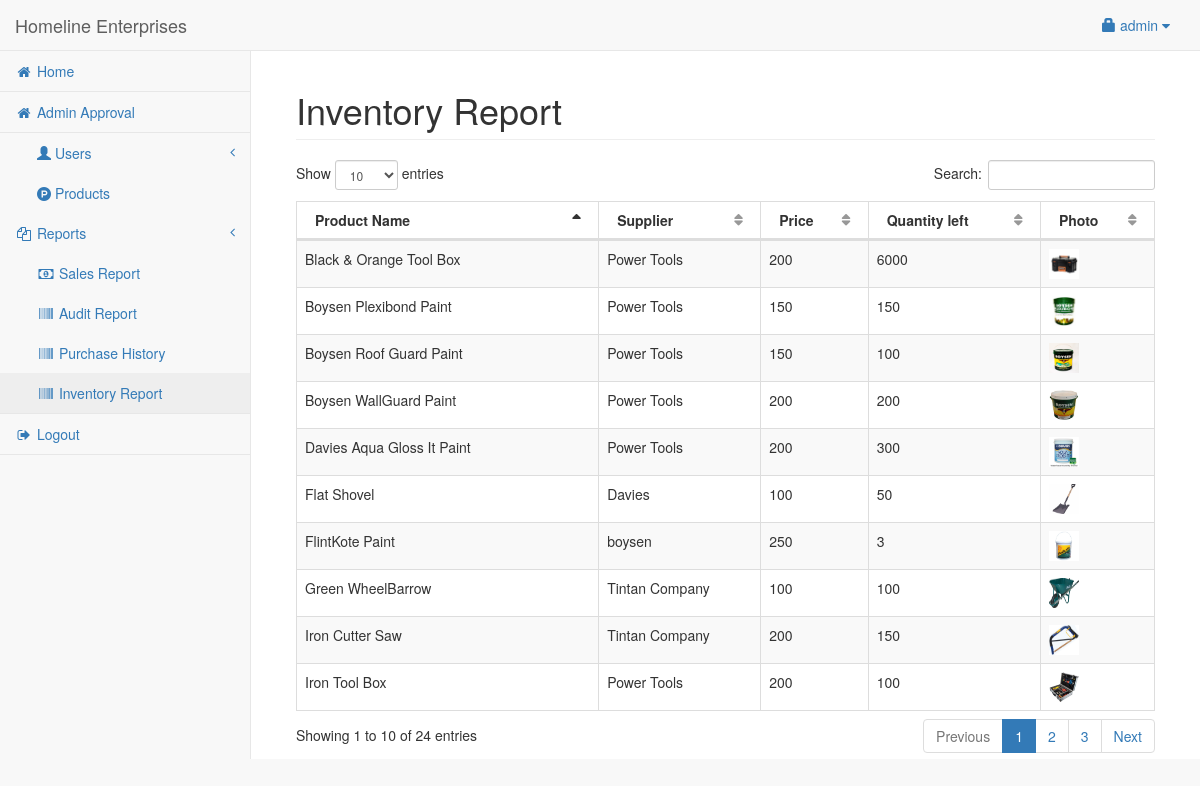
The page /admin/inventory.php (signed in) on the database its author committed.
### tables this page shows
CREATE TABLE `admin_detail` (
  `adminid` int(11) NOT NULL,
  `username` varchar(50) NOT NULL,
  `password` varchar(50) NOT NULL,
  `access` int(1) NOT NULL
);

CREATE TABLE `product` (
  `productid` int(11) NOT NULL,
  `categoryid` int(11) NOT NULL,
  `product_name` varchar(150) NOT NULL,
  `product_price` double NOT NULL,
  `product_qty` double NOT NULL,
  `old_value` double NOT NULL,
  `photo` varchar(200) NOT NULL,
  `supplierid` int(11) NOT NULL
);

CREATE TABLE `supplier` (
  `supplierid` int(11) NOT NULL,
  `company_name` varchar(50) NOT NULL,
  `company_address` varchar(150) NOT NULL,
  `contact` varchar(50) NOT NULL
);

### admin/session.php (called while the page is built, shortened)
<?php
	include('../conn.php');
	$sq=mysqli_query($conn,"select * from `admin_detail` where adminid='".$_SESSION['adminid']."'");
	$srow=mysqli_fetch_array($sq);
	$admin =$srow['username'];
?>

### admin/inventory.php (the view, shortened to what this page needs)
<?php include('session.php'); ?>
<?php include('header.php'); ?>
<body>
<div id="wrapper">
<?php include('navbar.php'); ?>
<div style="height:50px;"></div>
<div id="page-wrapper">
<div class="container-fluid">
	<div class="row">
        <div class="col-lg-12">
            <h1 class="page-header">Inventory Report
			</h1>
        </div>
    </div>
    <div class="row">
        <div class="col-lg-12">
            <table width="100%" class="table table-striped table-bordered table-hover" id="prodTable">
                <thead>
                    <tr>
                        <th>Product Name</th>
						<th>Supplier</th>
                        <th>Price</th>
						<th>Quantity left</th>
						<th>Photo</th>
                    </tr>
                </thead>
                <tbody>
				<?php
					$pq=mysqli_query($conn,"select * from product left join category on category.categoryid=product.categoryid left join supplier on supplier.supplierid=product.supplierid");
					while($pqrow=mysqli_fetch_array($pq)){
					?>
						<tr>
							<td><?php echo $pqrow['product_name']; ?></td>
							<td><?php echo $pqrow['company_name']; ?></td>
							<td><?php echo $pqrow['product_price']; ?></td>
							<td><?php echo $pqrow['product_qty']; ?></td>
							<td><img src="../<?php if(empty($pqrow['photo'])){echo "upload/noimage.jpg";}else{echo $pqrow['photo'];} ?>" height="30px" width="30px;"></td>
						</tr>
					<?php
					}
				?>
                </tbody>
            </table>
        </div>
    </div>
</div>
</div>
</div>
</body>
</html>

### admin/navbar.php (shortened to what this page needs)
    <nav class="navbar navbar-default navbar-fixed-top" role="navigation" style="margin-bottom: 0">
        <div class="navbar-header">
<a class="navbar-brand" href="#">Homeline Enterprises</a>
        </div>
        <ul class="nav navbar-top-links navbar-right">
            <li class="dropdown">
                <a class="dropdown-toggle" data-toggle="dropdown" href="#">
		<span class="glyphicon glyphicon-lock"></span> <?php echo $admin; ?> <i class="fa fa-caret-down"></i>
                </a>
            </li>
        </ul>
        <div class="navbar-default sidebar" role="navigation">
            <div class="sidebar-nav navbar-collapse">
                <ul class="nav" id="side-menu">
                    <li>
                        <a href="index.php"><i class="fa fa-home fa-fw"></i> Home</a>
                    </li>
                    <li>
                        <a href="admin_side.php"><i class="fa fa-home fa-fw"></i> Admin Approval</a>
                    </li>
                        <ul class="nav nav-second-level">
                            <li>
                                <a href="#"><span class="glyphicon glyphicon-user"></span> Users <span class="fa arrow"></span></a>
                            </li>
                            <li>
                                <a href="product.php"> <i class="fa fa-product-hunt"></i> Products</a>
                            </li>
                        </ul>
		<li>
                        <a href="#"><i class="fa fa-copy fa-fw"></i> Reports<span class="fa arrow"></span></a>
                        <ul class="nav nav-second-level">
                            <li>
                                <a href="sales.php"><i class="fa fa-money fa-fw"></i> Sales Report</a>
                            </li>
                            <li>
                                <a href="audit.php"><i class="fa fa-barcode fa-fw"></i> Audit Report</a>
                            </li>
                            <li>
                                <a href="purchase.php"><i class="fa fa-barcode fa-fw"></i> Purchase History</a>
                            </li>
                            <li>
                                <a href="inventory.php"><i class="fa fa-barcode fa-fw"></i> Inventory Report</a>
                            </li>
                        </ul>
                    </li>
		<li><a href="#logout" data-toggle="modal"><i class="fa fa-sign-out fa-fw"></i> Logout</a></li>
                </ul>
            </div>
        </div>
    </nav>

### rows shown on the page
admin_detail: username "admin"
product: product_name "Davies Aqua Gloss It Paint", supplierid.company_name "Power Tools", product_price "200", product_qty "300", photo (picture)
product: product_name "Boysen WallGuard Paint", supplierid.company_name "Power Tools", product_price "200", product_qty "200", photo (picture)
product: product_name "FlintKote Paint", supplierid.company_name "boysen", product_price "250", product_qty "3", photo (picture)
product: product_name "Boysen Roof Guard Paint", supplierid.company_name "Power Tools", product_price "150", product_qty "100", photo (picture)
product: product_name "Boysen Plexibond Paint", supplierid.company_name "Power Tools", product_price "150", product_qty "150", photo (picture)
product: product_name "Iron Tool Box", supplierid.company_name "Power Tools", product_price "200", product_qty "100", photo (picture)
product: product_name "Iron Cutter Saw", supplierid.company_name "Tintan Company", product_price "200", product_qty "150", photo (picture)
product: product_name "Flat Shovel", supplierid.company_name "Davies", product_price "100", product_qty "50", photo (picture)
product: product_name "Green WheelBarrow", supplierid.company_name "Tintan Company", product_price "100", product_qty "100", photo (picture)
product: product_name "Black & Orange Tool Box", supplierid.company_name "Power Tools", product_price "200", product_qty "6000", photo (picture)
